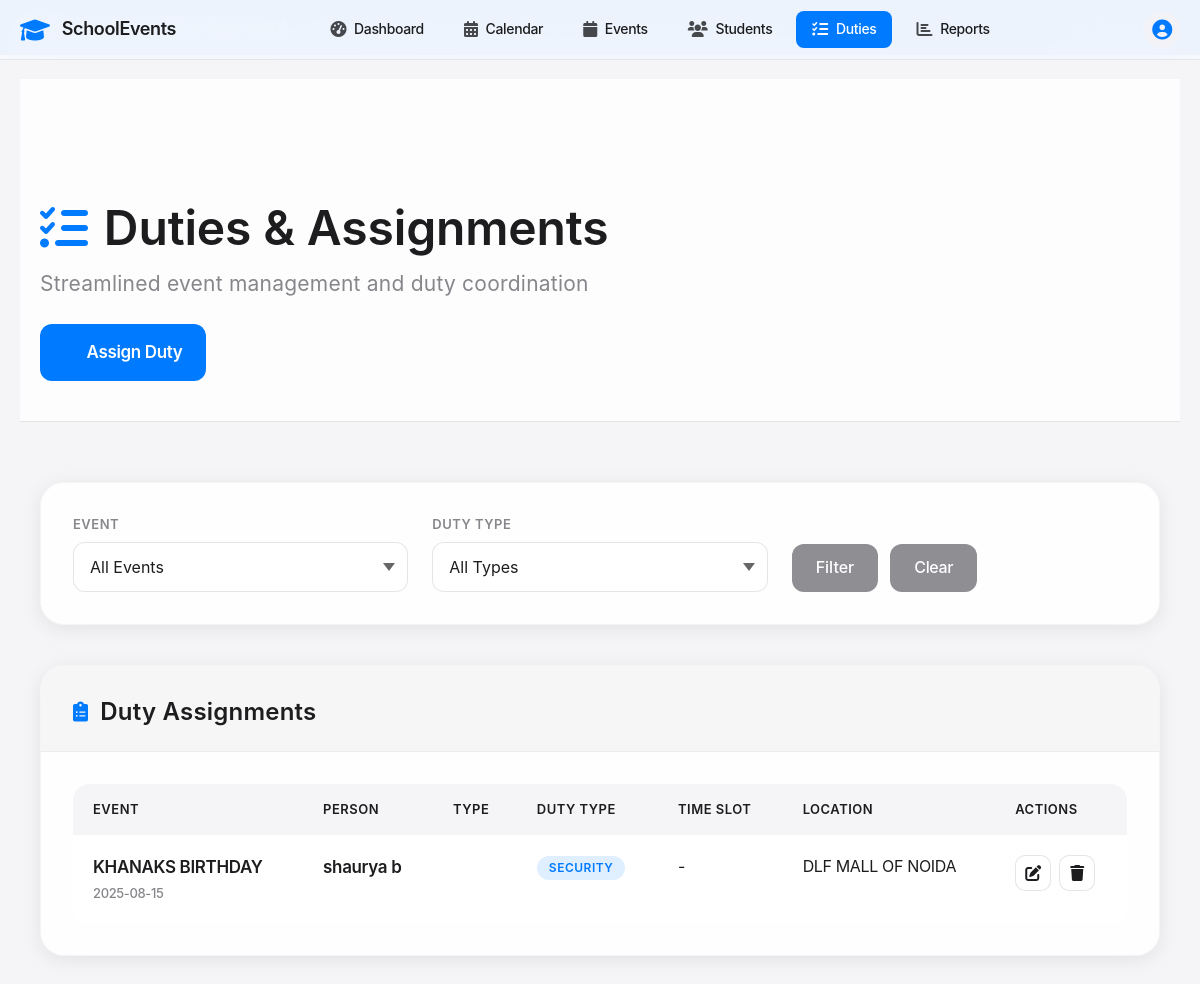
The app's page /duties, older data.
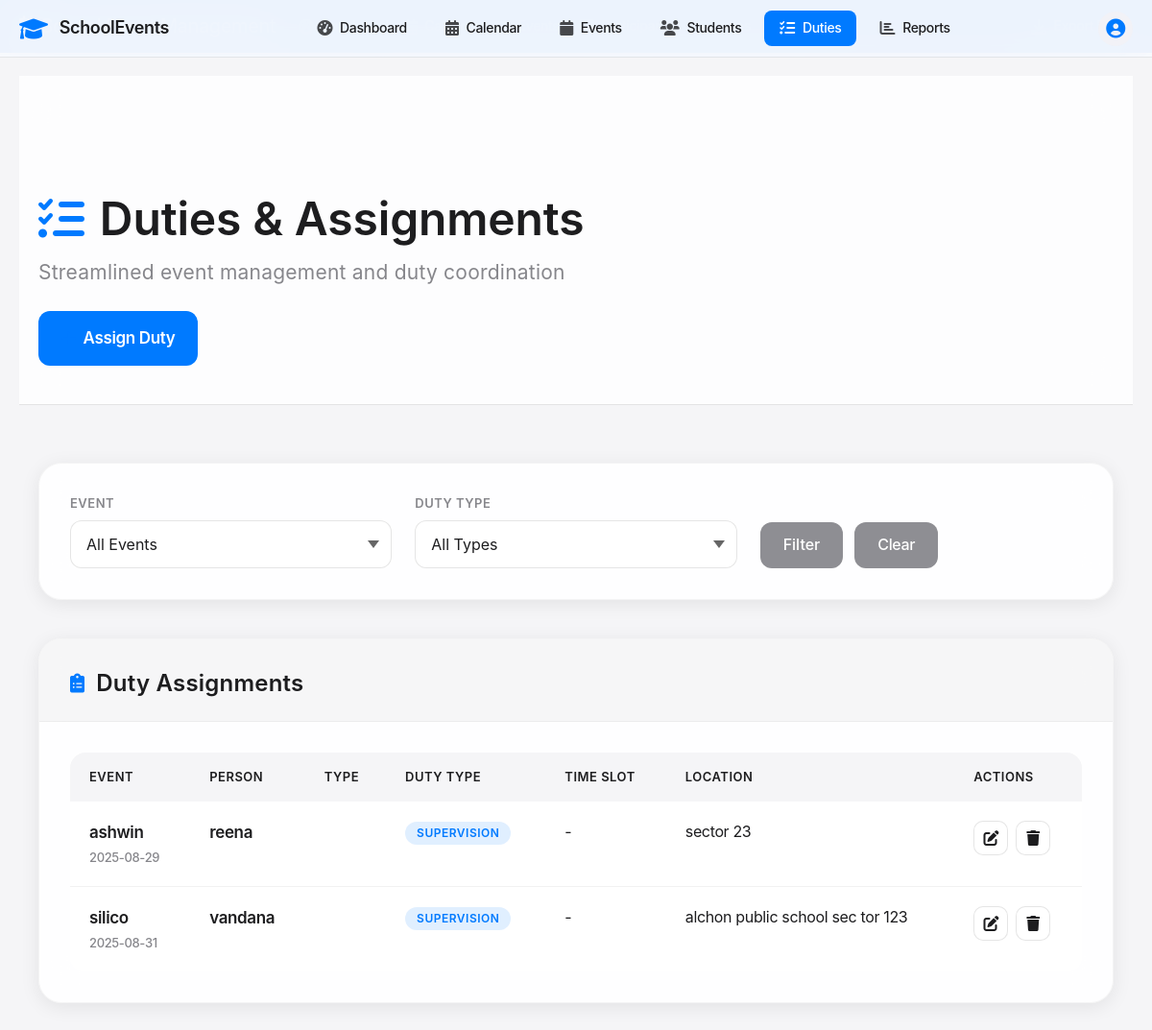
The same page, newer data.
### tables this page shows
CREATE TABLE duties (
    id INTEGER PRIMARY KEY AUTOINCREMENT,
    event_id INTEGER NOT NULL,
    duty_person_id INTEGER NOT NULL,
    duty_type TEXT NOT NULL,
    duty_date DATE NOT NULL,
    start_time TIME NOT NULL,
    end_time TIME NOT NULL,
    location TEXT NOT NULL,
    description TEXT,
    notes TEXT,
    assigned_at TIMESTAMP DEFAULT CURRENT_TIMESTAMP,
    FOREIGN KEY (event_id) REFERENCES events (id) ON DELETE CASCADE,
    FOREIGN KEY (duty_person_id) REFERENCES duty_personnel (id) ON DELETE CASCADE
);

CREATE TABLE events (
            id INTEGER PRIMARY KEY AUTOINCREMENT,
            name TEXT NOT NULL,
            type TEXT NOT NULL,
            event_date DATE NOT NULL,
            start_time TIME NOT NULL,
            end_time TIME NOT NULL,
            venue TEXT NOT NULL,
            description TEXT,
            host_school TEXT NOT NULL,
            participating_schools TEXT,
            status TEXT DEFAULT 'upcoming',
            created_at TIMESTAMP DEFAULT CURRENT_TIMESTAMP
        );

CREATE TABLE duty_personnel (
            id INTEGER PRIMARY KEY AUTOINCREMENT,
            name TEXT NOT NULL,
            designation TEXT,
            school TEXT,
            contact TEXT,
            email TEXT,
            created_at TIMESTAMP DEFAULT CURRENT_TIMESTAMP
        );

### app.py (the view)
@app.route('/duties')
def duties():
    conn = get_db_connection()
    duties = conn.execute('''
        SELECT d.*, e.name as event_name, e.event_date as event_date,
               dp.name as person_name, dp.designation, dp.school
        FROM duties d
        JOIN events e ON d.event_id = e.id
        JOIN duty_personnel dp ON d.duty_person_id = dp.id
        ORDER BY e.event_date
    ''').fetchall()
    events = conn.execute('SELECT id, name, event_date FROM events ORDER BY event_date').fetchall()
    duty_personnel = conn.execute('SELECT id, name, designation FROM duty_personnel ORDER BY name').fetchall()
    conn.close()
    return render_template('duties.html', duties=duties, events=events,
                         duty_personnel=duty_personnel)

### app.py (called while the page is built)
def get_db_connection():
    conn = sqlite3.connect('events.db')
    conn.row_factory = sqlite3.Row
    return conn

### templates/duties.html (shortened to what the changed rows need)
{% extends "base.html" %}
{% block content %}
<div class="main-header fade-in">
    <div class="container">
        <h1><i class="fas fa-tasks"></i>Duties & Assignments</h1>
    </div>
</div>
<div class="container">
    <div class="apple-card fade-in">
        <div class="card-header">
            <h2 class="card-title">
                <i class="fas fa-clipboard-list"></i>Duty Assignments
            </h2>
        </div>
        <div class="card-body">
            {% if duties %}
                <div class="table-container">
                    <table class="duties-table">
                        <thead>
                            <tr>
                                <th>Event</th>
                                <th>Person</th>
                                <th>Type</th>
                                <th>Duty Type</th>
                                <th>Time Slot</th>
                                <th>Location</th>
                                <th>Actions</th>
                            </tr>
                        </thead>
                        <tbody>
                            {% for duty in duties %}
                                <tr>
                                    <td>
                                        <div class="event-name">{{ duty.event_name }}</div>
                                        <div class="event-date">{{ duty.event_date }}</div>
                                    </td>
                                    <td>
                                        <div class="person-name">{{ duty.person_name }}</div>
                                    </td>
                                    <td>
                                    </td>
                                    <td>
                                        <span class="badge badge-info">{{ duty.duty_type|title }}</span>
                                    </td>
                                    <td>
                                        {{ duty.time_slot or '-' }}
                                    </td>
                                    <td>
                                        {{ duty.location or '-' }}
                                    </td>
                                    <td>
                                        <div class="btn-group">
                                            <a href="{{ url_for('edit_duty', id=duty.id) }}"
                                               class="table-action-btn edit">
                                                <i class="fas fa-edit"></i>
                                            </a>
                                            <form method="POST"
                                                  action="{{ url_for('delete_duty', id=duty.id) }}"
                                                  style="display: inline;">
                                                <button type="submit"
                                                        class="table-action-btn delete"
                                                        onclick="return confirm('Are you sure you want to delete this duty assignment?')">
                                                    <i class="fas fa-trash"></i>
                                                </button>
                                            </form>
                                        </div>
                                    </td>
                                </tr>
                            {% endfor %}
                        </tbody>
                    </table>
                </div>
            {% else %}
                <div class="empty-state">
                    <i class="fas fa-tasks"></i>
                    <h3>No Assignments Yet</h3>
                    <p>Create your first duty assignment to get started.</p>
                </div>
            {% endif %}
        </div>
    </div>
</div>
{% endblock %}

Row changes from the older to the newer data that the page shows:
no longer on this page (row unchanged): duties: event_name "KHANAKS BIRTHDAY", event_date "2025-08-15", person_name "shaurya b", duty_type "SECURITY", time_slot "-", location "DLF MALL OF NOIDA"
added duties: event_name "ashwin", event_date "2025-08-29", person_name "reena", duty_type "SUPERVISION", time_slot "-", location "sector 23"
added duties: event_name "silico", event_date "2025-08-31", person_name "vandana", duty_type "SUPERVISION", time_slot "-", location "alchon public school sec tor 123"
